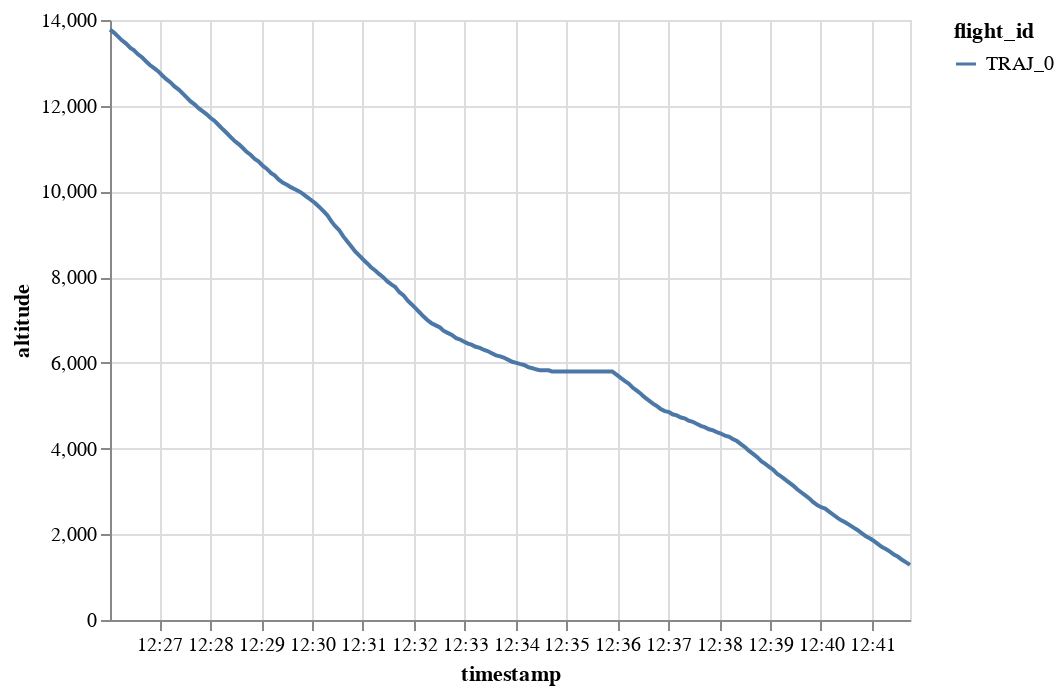

Here is the notebook cell this chart was saved with:
### Code cell
traffic[0].chart().encode(alt.Y("altitude"), alt.X("timestamp"), alt.Color("flight_id"))

### Figure 1 — Vega-Lite specification as saved in the notebook (floating-point values rounded to 4 significant figures; data arrays with more than 128 entries replaced by an {"elided": "..."} marker saying what was removed)
{"config": {"view": {"continuousWidth": 400, "continuousHeight": 300}}, "data": {"name": "data-add5667537c2674c3f6c7c3bcf60c5ca"}, "mark": "line", "encoding": {"color": {"type": "nominal", "field": "flight_id"}, "x": {"type": "temporal", "field": "timestamp"}, "y": {"type": "quantitative", "field": "altitude"}}, "$schema": "https://vega.github.io/schema/vega-lite/v4.8.1.json", "datasets": {"data-add5667537c2674c3f6c7c3bcf60c5ca": {"elided": "200 records"}}}
